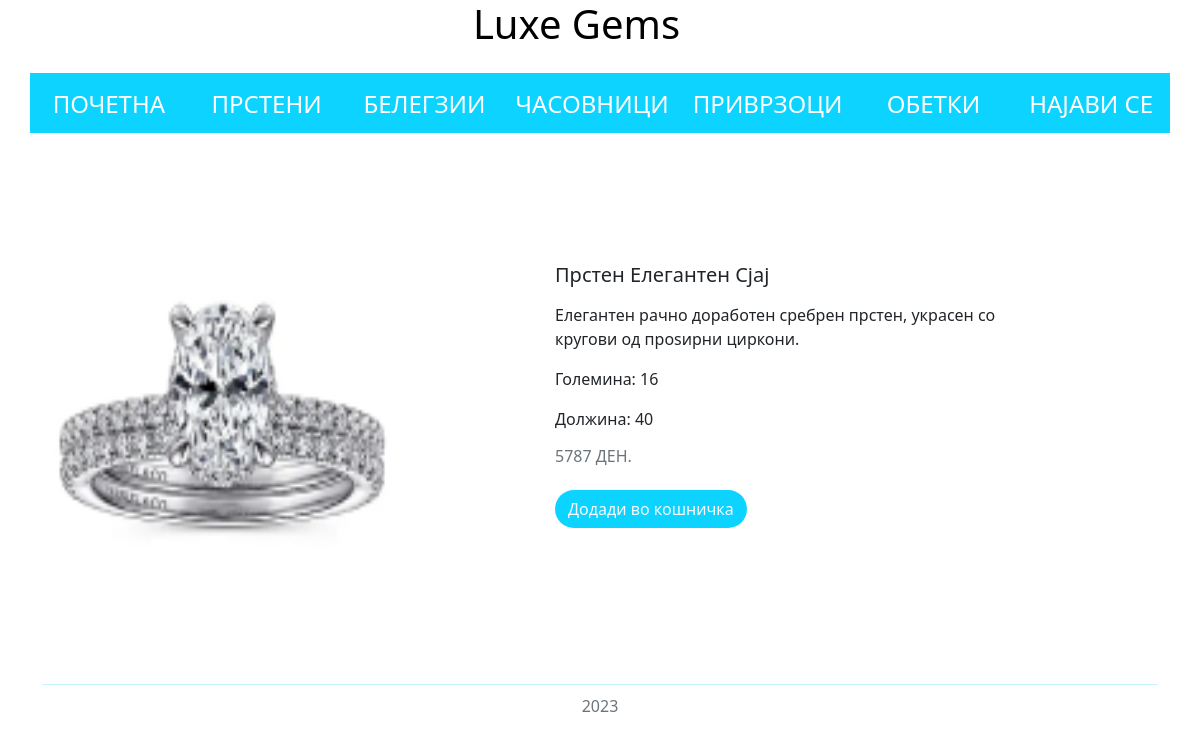
Page /jewelry/1/ on the committed database.
### LuxeGems/models.py (models this page shows, shortened)
class Jewelry(models.Model):
    name = models.CharField(max_length=250)
    description = models.TextField()
    price = models.IntegerField()
    available = models.BooleanField(null=True)
    user = models.ForeignKey(User, on_delete=models.CASCADE, null=True, blank=True)
    image = models.ImageField(upload_to='jewelry/')
    size = models.IntegerField()
    large = models.IntegerField()
    category = models.CharField(max_length=250)

### LuxeGems/views.py (the view)
# urls.py: path('jewelry/<int:jewelry_id>/', detail, name="detail"),
def detail(request, jewelry_id):
    jewelry = Jewelry.objects.get(id=jewelry_id)
    context = {"jewelry": jewelry}
    return render(request, "jewelleryDetail.html", context=context)

### LuxeGems/templates/jewelleryDetail.html (shortened to what this page needs)
<!DOCTYPE html>
<html lang="en">
<head>
    <link href="https://cdn.jsdelivr.net/npm/bootstrap@5.3.0/dist/css/bootstrap.min.css" rel="stylesheet"
>
</head>
<body>
<div class="container">
    <div class="row">
        <div class="col-11">
            <a href="{% url 'home' %}" style="text-decoration: none; color: black;">
                <h1 class="text-center ms-5">Luxe Gems</h1>
            </a>
        </div>
        <div class="col-1">
            <a href="{% url 'card' %}" title="cart">
                <div class="slika"></div>
            </a>
        </div>
    </div>
</div>
<div class="container" id="manuContainer">
    <div class="row">
        <div class="col">
            <a href="{% url 'home' %}" style="text-decoration: none; color: white">
                <h4 class="menuItem">ПОЧЕТНА</h4>
            </a>
        </div>
        <div class="col">
            <a href="{% url 'rings' %}" style="text-decoration: none; color: white">
                <h4 class="menuItem">ПРСТЕНИ</h4>
            </a>
        </div>
        <div class="col">
            <a href="{% url 'bracelets' %}" style="text-decoration: none; color: white">
                <h4 class="menuItem">БЕЛЕГЗИИ</h4>
            </a>
        </div>
        <div class="col">
            <a href="{% url 'watches' %}" style="text-decoration: none; color: white">
                <h4 class="menuItem">ЧАСОВНИЦИ</h4>
            </a>
        </div>
        <div class="col">
            <a href="{% url 'charms' %}" style="text-decoration: none; color: white">
                <h4 class="menuItem">ПРИВРЗОЦИ</h4>
            </a>
        </div>
        <div class="col">
            <a href="{% url 'earrings' %}" style="text-decoration: none; color: white">
                <h4 class="menuItem">ОБЕТКИ</h4>
            </a>
        </div>
        <div class="col">
            <a href="{% url 'login' %}" style="text-decoration: none; color: white">
                <h4 class="menuItem">НАЈАВИ СЕ</h4>
            </a>
        </div>
    </div>
</div>
<div class="container" style="margin-top: 70px">
    <div class="row">
        <div class="col">
            <div style="margin-top: -20px">
                <img style="height: 400px !important; width: 370px !important;"
                     src="{{ MEDIA_URL }}{{ jewelry.image.url }}" class=" mb-5" alt="...">
            </div>
        </div>
        <div class="col">
            <div style="margin-top: 60px; margin-left: -57px">
                <h5 class="title">{{ jewelry.name }}</h5>
                <p class="text w-75 mt-3">{{ jewelry.description }}</p>
                <p class="text mt-3">Големина: {{ jewelry.size }}</p>
                <p class="text mt-3"> Должина: {{ jewelry.large }}</p>
                <h6 class="text text-secondary mt-3">{{ jewelry.price }} ДЕН.</h6>
                <a href="{% url 'add_to_cart' jewelry.id %}" style="background-color: #0cd3ff; "
                   class="btn rounded-5 text-light mt-3">Додади во кошничка</a>
            </div>
        </div>
    </div>
</div>
<div class="container" style="margin-top: 37px">
    <div class="row">
        <div class="col">
            <footer>
                <hr style="color: #0cd3ff;">
                <div style="margin-top: -7px; text-align: center; justify-content: center;" class="text-secondary">
                    2023
                </div>
            </footer>
        </div>
    </div>
</div>
</body>
</html>

### LuxeGems/templates/jewelleryDetail.html (style rules this page uses)
.slika { background: url("https://static.thenounproject.com/png/3662808-200.png") center no-repeat; background-size: cover; margin-top: 11px; height: 30px; width: 30px; }
#manuContainer { background-color: #0cd3ff; height: 60px; text-align: center; margin-top: 17px; }
.menuItem { padding-top: 17px !important; }

### rows in the picture
Jewelry: image (picture), name "Прстен Елегантен Сјај", description "Елегантен рачно доработен сребрен прстен, украсен со кругови од проѕирни циркони.", size "16", large "40", price "5787"
